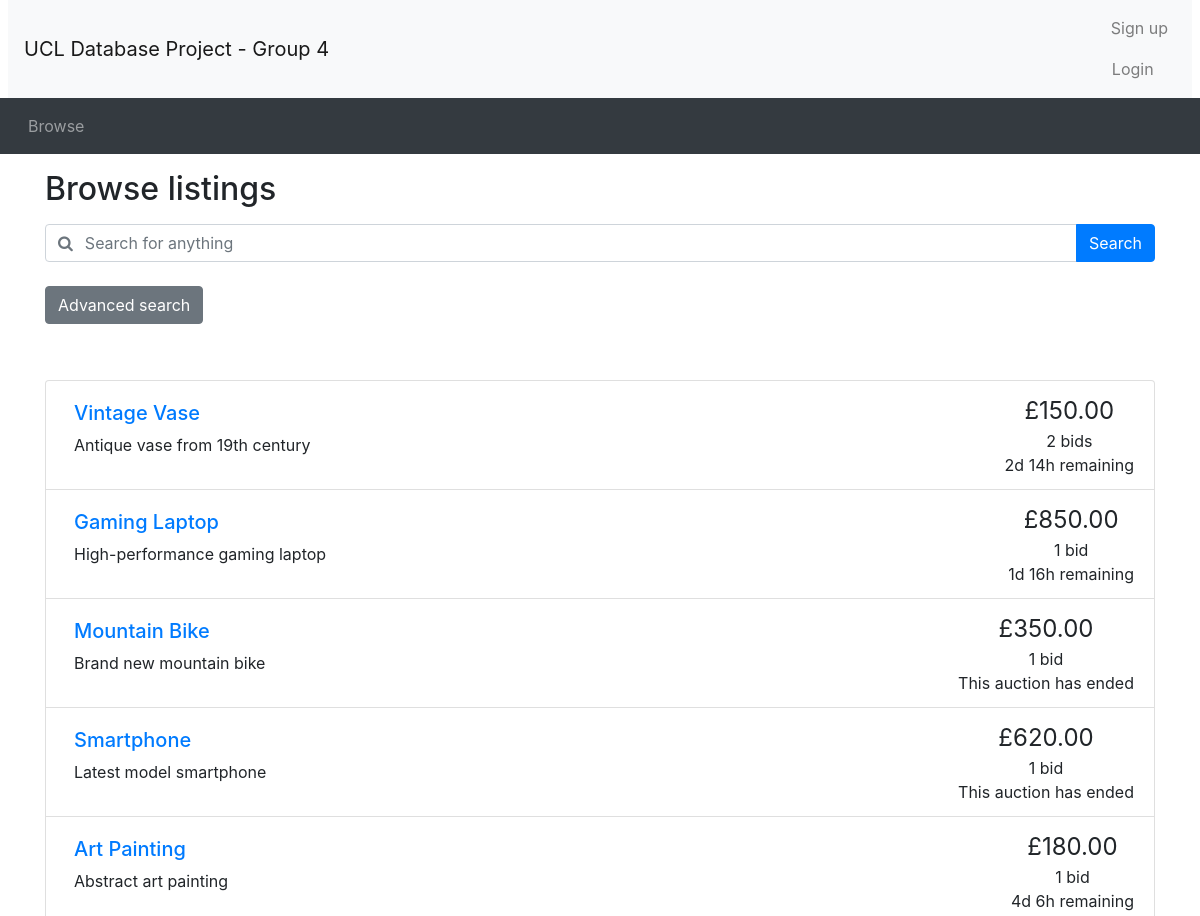
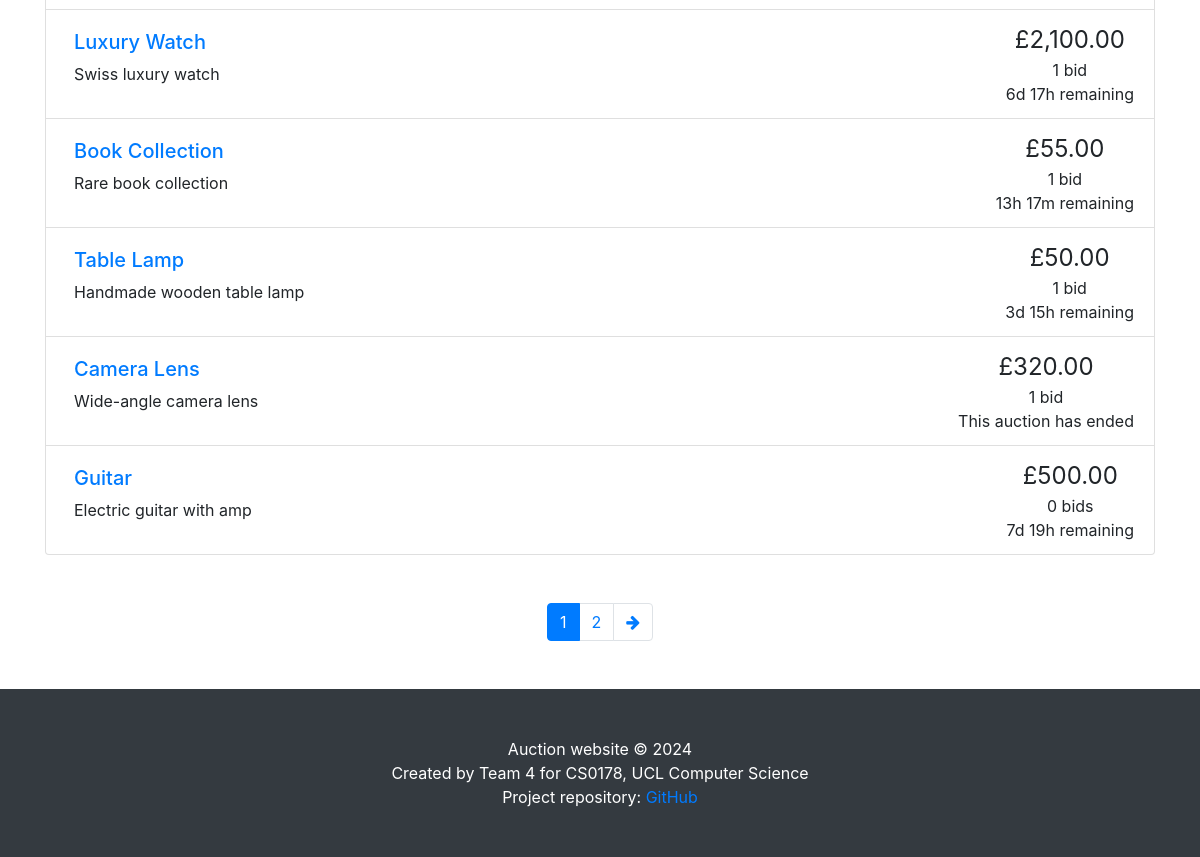
Screenshot of /browse.php with the database file from the repository (2 pictures, top to bottom).
### tables this page shows
CREATE TABLE `auctions` (
    `item_id` INT PRIMARY KEY AUTO_INCREMENT,
    `title` VARCHAR(50) NOT NULL,
    `details` TEXT,
    `category` VARCHAR(30) NOT NULL,
    `startPrice` DECIMAL(10, 2) NOT NULL,
    `reservePrice` DECIMAL(10, 2),
    `endDate` DATETIME NOT NULL,
    `seller_id` INT NOT NULL,
    `status` ENUM('open', 'sold', 'unsold', 'cancelled') DEFAULT 'open',
    FOREIGN KEY (`seller_id`) REFERENCES `seller` (`user_id`) ON DELETE CASCADE
);

CREATE TABLE `bids` (
    `bid_id` INT PRIMARY KEY AUTO_INCREMENT,
    `buyer_id` INT NOT NULL,
    `item_id` INT NOT NULL,
    `bidPrice` DECIMAL(10, 2) NOT NULL,
    `bidTime` DATETIME NOT NULL,
    FOREIGN KEY (`buyer_id`) REFERENCES `buyer` (`user_id`) ON DELETE CASCADE,
    FOREIGN KEY (`item_id`) REFERENCES `auctions` (`item_id`) ON DELETE CASCADE
);

### utilities.php (the view, shortened to what this page needs)
<?php
function display_time_remaining($interval)
{
    if ($interval->days == 0 && $interval->h == 0) {
        $time_remaining = $interval->format('%im %Ss');
    } else if ($interval->days == 0) {
        $time_remaining = $interval->format('%hh %im');
    } else {
        $time_remaining = $interval->format('%ad %hh');
    }
    return $time_remaining;
}
function print_listing_li($item_id, $title, $desc, $price, $num_bids, $end_time)
{
    if (strlen($desc) > 250) {
        $desc_shortened = substr($desc, 0, 250) . '...';
    } else {
        $desc_shortened = $desc;
    }
    if ($num_bids == 1) {
        $bid = ' bid';
    } else {
        $bid = ' bids';
    }
    $end_time = new DateTime($end_time);
    $now = new DateTime();
    if ($now > $end_time) {
        $time_remaining = 'This auction has ended';
    } else {
        $time_to_end = date_diff($now, $end_time);
        $time_remaining = display_time_remaining($time_to_end) . ' remaining';
    }
    echo ('
    <li class="list-group-item d-flex justify-content-between">
    <div class="p-2 mr-5"><h5><a href="listing.php?item_id=' . $item_id . '">' . $title . '</a></h5>' . $desc_shortened . '</div>
    <div class="text-center text-nowrap"><span style="font-size: 1.5em">£' . number_format($price, 2) . '</span><br/>' . $num_bids . $bid . '<br/>' . $time_remaining . '</div>
  </li>'
    );
}
?>

### header.php (shortened to what this page needs)
<!doctype html>
<html lang="en">
<head>
    <link rel="stylesheet" href="css/bootstrap.min.css">
    <link rel="stylesheet" href="https://cdnjs.cloudflare.com/ajax/libs/font-awesome/4.7.0/css/font-awesome.min.css">
    <link rel="stylesheet" href="css/custom.css">
</head>
<body>
    <nav class="navbar navbar-expand-lg navbar-light bg-light mx-2">
        <a class="navbar-brand" href="browse.php">UCL Database Project - Group 4 </a>
        <ul class="navbar-nav ml-auto">
            <li class="nav-item">
                <?php
                if (isset($_SESSION['logged_in']) && $_SESSION['logged_in'] == true) {
                    echo 'Welcome, <a href="user_info.php" class="nav-link d-inline">' . $_SESSION['username'] . '</a>';
                    echo " Logged in as: " . $_SESSION['account_type'];
                    echo '<a class="nav-link" href="logout.php">Logout</a>';
                } else {
                    echo '<a class="nav-link" href="register.php">Sign up</a>';
                    echo '<button type="button" class="btn nav-link" data-toggle="modal" data-target="#loginModal">Login</button>';
                }
                ?>
            </li>
        </ul>
    </nav>
    <nav class="navbar navbar-expand-lg navbar-dark bg-dark">
        <ul class="navbar-nav align-middle">
            <li class="nav-item mx-1">
                <a class="nav-link" href="browse.php">Browse</a>
            </li>
        </ul>
    </nav>

### browse.php (shortened to what this page needs)
<?php include_once("header.php") ?>
<?php require("utilities.php") ?>
<div class="container">
	<h2 class="my-3">Browse listings</h2>
	<?php include_once "search_bar.php" ?>
</div>
<?php
if (!isset($_GET['page'])) {
	$curr_page = 1;
} else {
	$curr_page = $_GET['page'];
}
$sql = "SELECT * FROM auctions";
$result_q = mysqli_query($con, $sql);
$num_results = mysqli_num_rows($result_q);
$results_per_page = 10;
$max_page = ceil($num_results / $results_per_page);
?>
<div class="container mt-5">
	<ul class="list-group">
		<?php
		if ($result_q->num_rows <= 0) {
			echo "No accessible auctions.";
		} else {
			if ($curr_page != "") {
				$sql .= " LIMIT " . (($curr_page - 1) * $results_per_page) . ", $results_per_page";
			}
			$result_q = mysqli_query($con, $sql);
			while ($fetch = mysqli_fetch_array($result_q)) {
				$item_id = $fetch['item_id'];
				$title = $fetch['title'];
				$description = $fetch['details'];
				$bid_sql = "SELECT bidPrice FROM bids WHERE item_id = $item_id ORDER BY bidPrice DESC";
				$bid_result = mysqli_query($con, $bid_sql);
				$num_bids = mysqli_num_rows($bid_result);
				if ($num_bids > 0) {
					$current_price = mysqli_fetch_assoc($bid_result)['bidPrice'];
				} else {
					$current_price = $fetch['startPrice'];
				}
				$end_date = $fetch['endDate'];
				print_listing_li($item_id, $title, $description, $current_price, $num_bids, $end_date);
			}
		}
		?>
	</ul>
	<nav aria-label="Search results pages" class="mt-5">
		<ul class="pagination justify-content-center">
			<?php
			if ($result_q->num_rows > 0) {
				$querystring = "";
				$high_page_boost = max(3 - $curr_page, 0);
				$low_page_boost = max(2 - ($max_page - $curr_page), 0);
				$low_page = max(1, $curr_page - 2 - $low_page_boost);
				$high_page = min($max_page, $curr_page + 2 + $high_page_boost);
				for ($i = $low_page; $i <= $high_page; $i++) {
					if ($i == $curr_page) {
						echo ('
    <li class="page-item active">');
					} else {
						echo ('
    <li class="page-item">');
					}
					echo ('
      <a class="page-link" href="browse.php?' . $querystring . 'page=' . $i . '">' . $i . '</a>
    </li>');
				}
				if ($curr_page != $max_page) {
					echo ('
    <li class="page-item">
      <a class="page-link" href="browse.php?' . $querystring . 'page=' . ($curr_page + 1) . '" aria-label="Next">
        <span aria-hidden="true"><i class="fa fa-arrow-right"></i></span>
        <span class="sr-only">Next</span>
      </a>
    </li>');
				}
			}
			?>
		</ul>
	</nav>
</div>
<?php include_once("footer.php") ?>

### search_bar.php (shortened to what this page needs)
<div id="searchSpecs">
    <form method="get" action="">
        <div class="row">
            <div class="col-md-12 mb-2">
                <div class="form-group">
                    <div class="input-group w-100">
                        <div class="input-group-prepend">
                            <span class="input-group-text bg-transparent pr-0 text-muted">
                                <i class="fa fa-search"></i>
                            </span>
                        </div>
                        <input type="text" class="form-control border-left-0" name="keyword" id="keyword"
                            placeholder="Search for anything">
                        <div class="input-group-append">
                            <button type="submit" class="btn btn-primary">Search</button>
                        </div>
                    </div>
                </div>
            </div>
        </div>
        <button class="btn btn-secondary mb-2" type="button" data-toggle="collapse" data-target="#advancedSearch"
            aria-expanded="false" aria-controls="advancedSearch">
            Advanced search
        </button>
    </form>
</div>

### footer.php (shortened to what this page needs)
<footer class="py-5 bg-dark mt-5">
    <div class="container">
        <p class="m-0 text-center text-white">Auction website &copy; 2024</p>
        <p class="m-0 text-center text-white">Created by Team 4 for CS0178, UCL Computer Science</p>
        <p class="m-0 text-center text-white">Project repository: <a href="https://github.com/Hanekawa1012/Database-Group-4-Project">GitHub</a></p>
    </div>
</body>
</html>

### rows the page displays
auctions: title "Vintage Vase", details "Antique vase from 19th century", bids.bidPrice "150.00", num_bids "2", bid "bids", endDate "2d 14h remaining"
auctions: title "Gaming Laptop", details "High-performance gaming laptop", bids.bidPrice "850.00", num_bids "1", bid "bid", endDate "1d 16h remaining"
auctions: title "Mountain Bike", details "Brand new mountain bike", bids.bidPrice "350.00", num_bids "1", bid "bid", endDate "This auction has ended"
auctions: title "Smartphone", details "Latest model smartphone", bids.bidPrice "620.00", num_bids "1", bid "bid", endDate "This auction has ended"
auctions: title "Art Painting", details "Abstract art painting", bids.bidPrice "180.00", num_bids "1", bid "bid", endDate "4d 6h remaining"
auctions: title "Luxury Watch", details "Swiss luxury watch", bids.bidPrice "2,100.00", num_bids "1", bid "bid", endDate "6d 17h remaining"
auctions: title "Book Collection", details "Rare book collection", bids.bidPrice "55.00", num_bids "1", bid "bid", endDate "13h 17m remaining"
auctions: title "Table Lamp", details "Handmade wooden table lamp", bids.bidPrice "50.00", num_bids "1", bid "bid", endDate "3d 15h remaining"
auctions: title "Camera Lens", details "Wide-angle camera lens", bids.bidPrice "320.00", num_bids "1", bid "bid", endDate "This auction has ended"
auctions: title "Guitar", details "Electric guitar with amp", startPrice "500.00", num_bids "0", bid "bids", endDate "7d 19h remaining"
